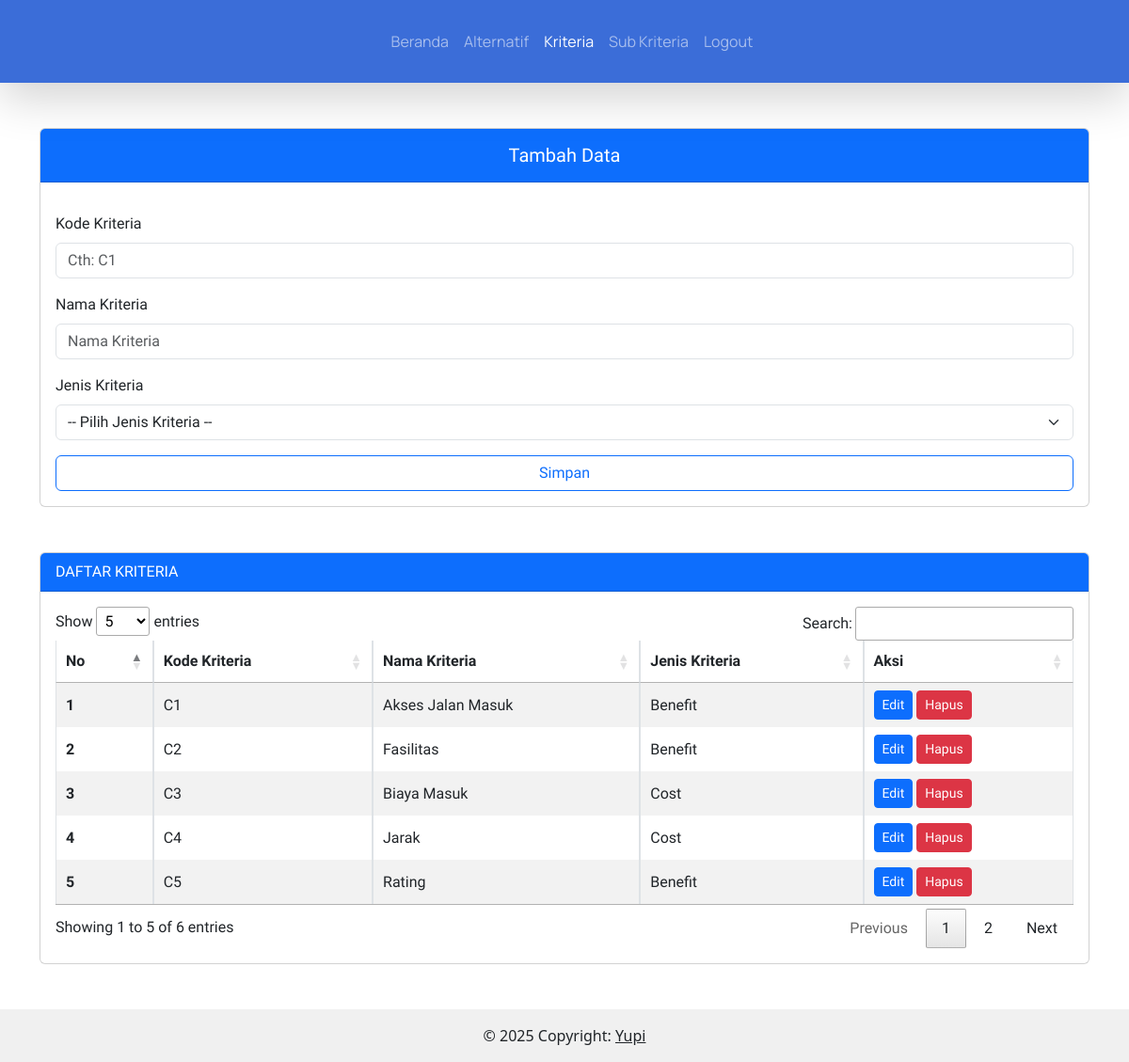
The page /index.php/kriteria on the database its author committed.
### tables this page shows
CREATE TABLE `kriteria` (
  `id_kriteria` char(3) NOT NULL,
  `nama_kriteria` varchar(255) NOT NULL,
  `jenis_kriteria` enum('Cost','Benefit') NOT NULL,
  `bobot` decimal(11,2) NOT NULL
);

### application/controllers/Kriteria.php (called while the page is built, shortened)
<?php
class Kriteria extends CI_Controller
{
    public function index()
    {
        $dataKriteria = $this->db->query("SELECT * FROM kriteria")->result_array();
        $data = [
            'menu' => 'kriteria',
            'dataKriteria' => $dataKriteria
        ];
        $this->load->view('admin/templates/header', $data);
        $this->load->view('admin/kriteria');
        $this->load->view('admin/templates/footer');
    }
}

### index.php (called while the page is built, shortened)
<?php
require_once BASEPATH.'core/CodeIgniter.php';

### application/views/admin/kriteria.php (the view, shortened to what this page needs)
<div class="container mb-5" style="font-family: 'Prompt', sans-serif">
    <div class="row">
        <div class="d-xxl-flex">
            <div class="col-xxl-3 mb-xxl-3 mt-5">
                <form action="<?=base_url('kriteria/add');?>" method="post">
                    <div class="card">
                        <div class="card-header bg-primary">
                            <h5 class="text-center text-white pt-2 col-12 btn-outline-primary">
                                Tambah Data
                            </h5>
                        </div>
                        <div class="card-body">
                            <div class="mb-3 mt-3">
                                <label for="kode_kriteria" class="form-label">Kode Kriteria</label>
                                <input type="text" autofocus name="kode_kriteria" class="form-control"
                                    id="kode_kriteria" required placeholder="Cth: C1" />
                            </div>
                            <div class="mb-3 mt-3">
                                <label for="nama_kriteria" class="form-label">Nama Kriteria</label>
                                <input type="text" name="nama_kriteria" required class="form-control" id="nama_kriteria"
                                    placeholder="Nama Kriteria" />
                            </div>
                            <div class="mb-3 mt-3">
                                <label for="jenis_kriteria" class="form-label">Jenis Kriteria</label>
                                <select class="form-select" name="jenis_kriteria" required
                                    aria-label="Default select example">
                                    <option value="">-- Pilih Jenis Kriteria --</option>
                                </select>
                            </div>
                            <button type="submit" class="btn col-12 btn-outline-primary">
                                Simpan
                            </button>
                        </div>
                    </div>
                </form>
            </div>
            <div class="col-xxl-9 mt-5 ms-xxl-5">
                <div class="card">
                    <div class="card-header bg-primary text-white">DAFTAR KRITERIA</div>
                    <div class="card-body">
                        <div class="table-responsive">
                            <table class="table table-striped table-bordered nowrap" style="width:100%" id="table">
                                <thead>
                                    <tr>
                                        <th scope="col">No</th>
                                        <th scope="col">Kode Kriteria</th>
                                        <th scope="col">Nama Kriteria</th>
                                        <th scope="col">Jenis Kriteria</th>
                                        <th scope="col">Aksi</th>
                                    </tr>
                                </thead>
                                <tbody class="table-group-divider">
                                    <?php foreach ($dataKriteria as $i => $kriteria):?>
                                    <tr>
                                        <th scope="row"><?=$i+1;?></th>
                                        <td><?=$kriteria['id_kriteria'];?></td>
                                        <td><?=$kriteria['nama_kriteria'];?></td>
                                        <td><?=$kriteria['jenis_kriteria'];?></td>
                                        <td>
                                            <button type="button" class="btn btn-sm btn-primary" data-bs-toggle="modal"
                                                data-bs-target="#edit<?=$kriteria['id_kriteria'];?>">
                                                Edit
                                            </button>
                                            <button type="button" class="btn btn-sm btn-danger" data-bs-toggle="modal"
                                                data-bs-target="#hapus<?=$kriteria['id_kriteria'];?>">
                                                Hapus
                                            </button>
                                        </td>
                                    </tr>
                                    <?php endforeach;?>
                                </tbody>
                            </table>
                        </div>
                    </div>
                </div>
            </div>
        </div>
    </div>
</div>

### rows shown on the page
kriteria: id_kriteria "C1", nama_kriteria "Akses Jalan Masuk", jenis_kriteria "Benefit"
kriteria: id_kriteria "C2", nama_kriteria "Fasilitas", jenis_kriteria "Benefit"
kriteria: id_kriteria "C3", nama_kriteria "Biaya Masuk", jenis_kriteria "Cost"
kriteria: id_kriteria "C4", nama_kriteria "Jarak", jenis_kriteria "Cost"
kriteria: id_kriteria "C5", nama_kriteria "Rating", jenis_kriteria "Benefit"
